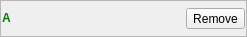
<?xml version="1.0" encoding="UTF-8"?>
<ui version="4.0">
  <class>TradeItem</class>
  <widget class="QWidget" name="TradeItem">
    <property name="geometry">
      <rect>
        <x>0</x>
        <y>0</y>
        <width>247</width>
        <height>37</height>
      </rect>
    </property>
    <property name="sizePolicy">
      <sizepolicy hsizetype="Preferred" vsizetype="Minimum">
        <horstretch>0</horstretch>
        <verstretch>0</verstretch>
      </sizepolicy>
    </property>
    <property name="windowTitle">
      <string notr="true">Form</string>
    </property>
    <layout class="QHBoxLayout" name="horizontalLayout">
      <property name="margin">
        <number>0</number>
      </property>
      <item>
        <widget class="QFrame" name="frame">
          <property name="frameShape">
            <enum>QFrame::StyledPanel</enum>
          </property>
          <property name="frameShadow">
            <enum>QFrame::Raised</enum>
          </property>
          <layout class="QHBoxLayout" name="horizontalLayout_2">
            <property name="margin">
              <number>1</number>
            </property>
            <item>
              <widget class="QLabel" name="lText">
                <property name="text">
                  <string notr="true">&lt;span style=&quot;color:#008000; font-weight:bold&quot;&gt;A&lt;/span&gt;</string>
                </property>
              </widget>
            </item>
            <item>
              <spacer name="horizontalSpacer">
                <property name="orientation">
                  <enum>Qt::Horizontal</enum>
                </property>
                <property name="sizeHint" stdset="0">
                  <size>
                    <width>40</width>
                    <height>20</height>
                  </size>
                </property>
              </spacer>
            </item>
            <item>
              <widget class="QToolButton" name="bRemove">
                <property name="toolTip">
                  <string>Remove</string>
                </property>
                <property name="text">
                  <string notr="true">Remove</string>
                </property>
                <property name="icon">
                  <iconset resource="../../../ressources.qrc">
                  <normaloff>:/images/tools/removetrade.png</normaloff>:/images/tools/removetrade.png</iconset>
                </property>
                <property name="iconSize">
                  <size>
                    <width>16</width>
                    <height>16</height>
                  </size>
                </property>
              </widget>
            </item>
          </layout>
        </widget>
      </item>
    </layout>
  </widget>
  <resources>
    <include location="../../../ressources.qrc"/>
  </resources>
  <connections/>
</ui>
